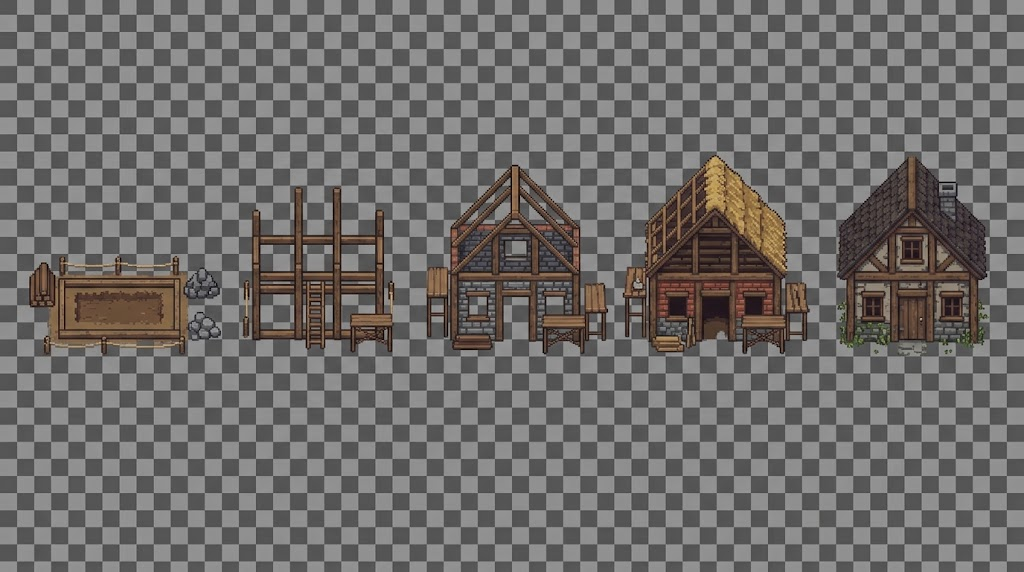
#> input picture imagens/casa-construcao.jpeg, 1024 x 572 px, found by its file name
$ python extract_casa.py
#> lines starting #> are read from the running program, lines starting #| are printed output that depends on the picture; after the words box and inside, x2 and y2 are one past the last pixel; in counts of white or black regions, pixels touching at a corner belong together
"""Recorta os 5 estágios da construção da casa (imagens/casa-construcao.jpeg).

Esta imagem não serve para o extract_pixelart.py: é pequena, não está alinhada a uma grade
de pixel exata, e as pedras cinzas da obra têm o mesmo tom do xadrez de fundo (a detecção
por faixa de cinza apagava as pedras). Aqui o xadrez é removido pela POSIÇÃO: ajusta-se a
grade dos quadrados, e em cada ponto só é fundo o cinza que bate com o tom esperado ali
(claro ou escuro), ligado à borda da imagem. A arte fica na resolução da imagem.

Saída: Assets/Resources/Buildings/casa_1.png .. casa_5.png (terreno marcado, andaime,
paredes, telhado em obra, casa pronta), todas com a mesma largura de tela e alinhadas pela
base, para trocar de estágio sem a construção "andar".

Uso:  python3 Tools/extract_casa.py
"""
import os
import numpy as np
from PIL import Image

SRC = "imagens/casa-construcao.jpeg"
OUT = "Assets/Resources/Buildings"
STAGES = 5
TOL = 16           # quanto o cinza pode fugir do tom esperado do quadrado


def checker_fit(a):
    """Acha tamanho e deslocamento dos quadrados do xadrez numa faixa só de fundo (topo)."""
    lum = a.mean(2)
    band = lum[:110]
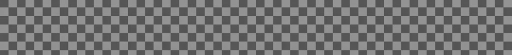
#> band: shape (110, 1024) float64 (shown at 1/2 size); min 68, max 160, mean 115.4
    lo, hi = np.percentile(band, 20), np.percentile(band, 80)
#> lo = 85; hi = 146
    best = None
    ys, xs = np.mgrid[0:band.shape[0], 0:band.shape[1]]
    for p in np.arange(16.6, 17.6, 0.04):
        for ox in np.arange(0, p, 1.0):
            for oy in np.arange(0, p, 1.0):
                par = (np.floor((xs + ox) / p) + np.floor((ys + oy) / p)) % 2
                err = np.abs(band - np.where(par == 0, lo, hi)).mean()
                if best is None or err < best[0]:
                    best = (err, p, ox, oy)
#> after the loop, best = (2.98, 17.08, 1, 3)
    return best[1], best[2], best[3], lo, hi


def background(a):
    p, ox, oy, lo, hi = checker_fit(a)
#> p = 17.08; ox = 1; oy = 3; lo = 85; hi = 146
    print(f"xadrez: quadrado {p:.2f}px, tons {lo:.0f}/{hi:.0f}")
#| xadrez: quadrado 17.08px, tons 85/146
    H, W, _ = a.shape
    lum = a.mean(2)
    neutral = (np.abs(a[:, :, 0] - a[:, :, 1]) < 12) & (np.abs(a[:, :, 1] - a[:, :, 2]) < 12)
#> neutral: shape (572, 1024) bool; 88.7% white; 37 black regions (25 under 20 px), largest, box (x1, y1, x2, y2) and area: (624, 155, 808, 352) 21529, (838, 156, 990, 350) 11837, (29, 256, 188, 352) 11652
    ys, xs = np.mgrid[0:H, 0:W]
    fx, fy = (xs + ox) / p, (ys + oy) / p
    expected = np.where((np.floor(fx) + np.floor(fy)) % 2 == 0, lo, hi)
#> expected: shape (572, 1024) float64; values 85 (black) and 146 (white), 50% white; 1 white region, box (x1, y1, x2, y2) and area: (0, 0, 1024, 572) 292864
    cand = neutral & (np.abs(lum - expected) < TOL)
#> cand: shape (572, 1024) bool; 79.8% white; 1092 black regions (1044 under 20 px), largest, box (x1, y1, x2, y2) and area: (0, 0, 1024, 572) 112628, (492, 544, 579, 546) 88, (957, 544, 1024, 546) 68
    # Na divisa entre dois quadrados o JPEG mistura os tons: aceita qualquer cinza intermediário.
    edge = (np.minimum(fx % 1, 1 - fx % 1) * p < 1.6) | (np.minimum(fy % 1, 1 - fy % 1) * p < 1.6)
#> edge: shape (572, 1024) bool; 33.7% white; 1 white region, box (x1, y1, x2, y2) and area: (0, 0, 1024, 572) 197550
    cand |= neutral & edge & (lum > lo - TOL) & (lum < hi + TOL)
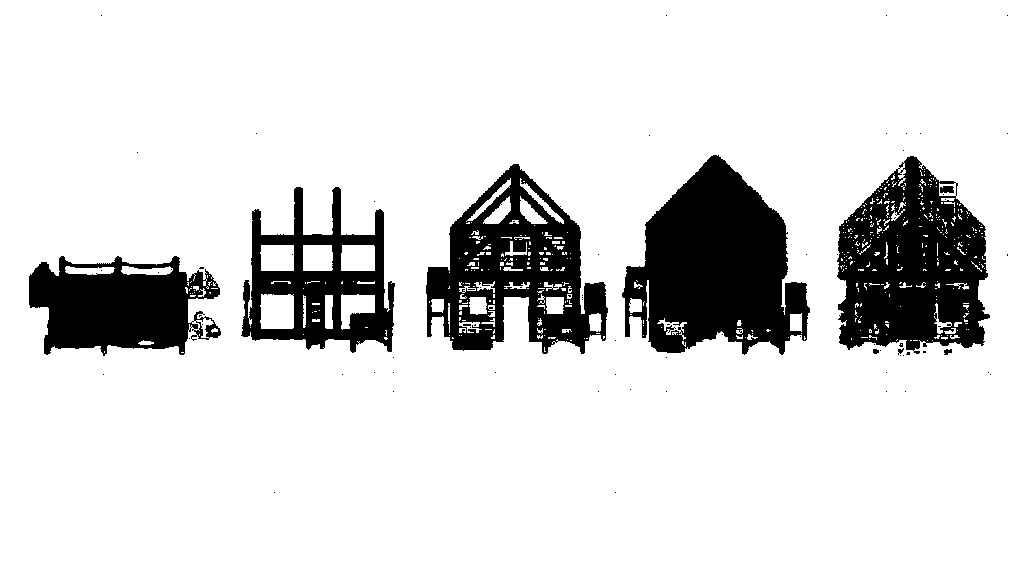
#> cand: shape (572, 1024) bool; 85.4% white; 82 black regions (73 under 20 px), largest, box (x1, y1, x2, y2) and area: (622, 155, 810, 355) 23578, (837, 156, 990, 354) 20316, (426, 164, 608, 354) 17144

    # Só é fundo o que se liga à borda: cinzas dentro do desenho ficam.
    bg = np.zeros((H, W), bool)
    stack = [(y, x) for y in range(H) for x in (0, W - 1) if cand[y, x]]
#> stack = 1144 pairs, first value 0 to 571, second value 0 to 1023
    stack += [(y, x) for x in range(W) for y in (0, H - 1) if cand[y, x]]
#> stack = 3192 pairs, first value 0 to 571, second value 0 to 1023
    for y, x in stack:
        bg[y, x] = True
#> this loop made 3192 passes
#> (y, x) on passes 1 to 3: (0, 0), (0, 1023), (1, 0)
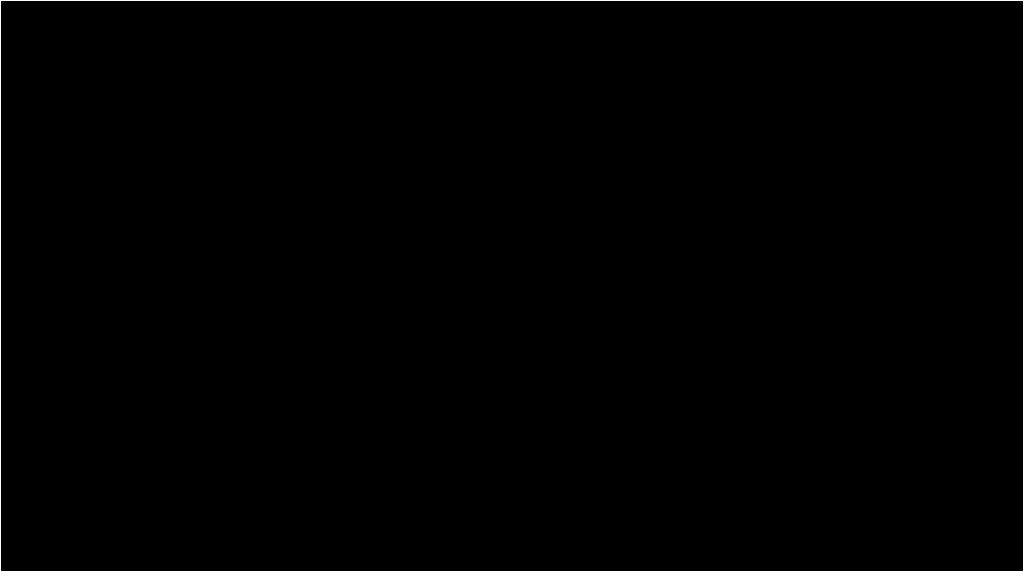
#> bg: shape (572, 1024) bool; 0.54% white in thin lines or dots
    while stack:
        y, x = stack.pop()
        for dy, dx in ((1, 0), (-1, 0), (0, 1), (0, -1)):
            ny, nx = y + dy, x + dx
            if 0 <= ny < H and 0 <= nx < W and cand[ny, nx] and not bg[ny, nx]:
                bg[ny, nx] = True
                stack.append((ny, nx))
#> this loop made 487434 passes
#> (y, x) on passes 1 to 3: (571, 1023), (0, 1023), (571, 1022)
#> bg: shape (572, 1024) bool; 83.2% white; 60 black regions (52 under 20 px), largest, box (x1, y1, x2, y2) and area: (622, 155, 810, 355) 24330, (837, 156, 990, 354) 22350, (426, 164, 608, 354) 21246
#> after the loop, stack = []

    # Áreas de fundo fechadas pelo desenho (dentro do andaime, janelas, entre pernas de
    # mesa) não se ligam à borda. Uma região cinza fechada vira fundo se quase toda bater
    # com o tom do xadrez naquela posição e for cinza puro (as pedras puxam para o azul).
    # A divisa entre quadrados (borrada pelo JPEG) também conta como acerto.
    strict = neutral & ((np.abs(lum - expected) < 12) | edge)
#> strict: shape (572, 1024) bool; 86.2% white; 113 black regions (74 under 20 px), largest, box (x1, y1, x2, y2) and area: (622, 155, 810, 355) 23036, (838, 156, 990, 355) 14920, (426, 164, 609, 354) 14815
    seen = bg.copy()
    for y0, x0 in zip(*np.where(cand & ~bg)):
        if seen[y0, x0]:
            continue
        comp, stack = [], [(y0, x0)]
        seen[y0, x0] = True
        while stack:
            y, x = stack.pop()
            comp.append((y, x))
            for dy, dx in ((1, 0), (-1, 0), (0, 1), (0, -1)):
                ny, nx = y + dy, x + dx
                if 0 <= ny < H and 0 <= nx < W and cand[ny, nx] and not seen[ny, nx]:
                    seen[ny, nx] = True
                    stack.append((ny, nx))
        cy, cx = np.array(comp).T
        if len(comp) < 12 or strict[cy, cx].mean() < 0.9:
            continue
        # Pedras e chaminé são de um cinza levemente azulado; o xadrez é cinza puro.
        if (a[cy, cx, 2] - a[cy, cx, 0]).mean() >= 1.0:
            continue
        core = ~edge[cy, cx]
        if core.sum() == 0:
            continue
        l, e = lum[cy, cx][core], expected[cy, cx][core]
        dark = np.mean(e == lo)
        off = np.abs(l - e).mean()
        mixed = len(comp) >= 40 and 0.1 < dark < 0.9 and off < 9   # pega os dois tons do xadrez
        flat = l.std() < 5 and off < 6                 # buraco de um quadrado só (janela)
        if mixed or flat:
            bg[cy, cx] = True
#> this loop made 12740 passes
#> (y0, x0) on passes 1, 3, 4: (163, 904), (164, 903), (164, 904)
#> bg: shape (572, 1024) bool; 84.7% white; 66 black regions (58 under 20 px), largest, box (x1, y1, x2, y2) and area: (622, 155, 810, 355) 23929, (837, 156, 990, 354) 22316, (426, 164, 608, 354) 18713

    # Auréola: pixel de borda cinza-médio (mistura da arte com o fundo) também sai.
    for _ in range(2):
        near = np.zeros_like(bg)
        near[1:] |= bg[:-1]; near[:-1] |= bg[1:]; near[:, 1:] |= bg[:, :-1]; near[:, :-1] |= bg[:, 1:]
        halo = ~bg & near & neutral & (lum > lo - 10) & (lum < hi + 10)
        bg |= halo
#> near: shape (572, 1024) bool; 86% white; 8 black regions (3 under 20 px), largest, box (x1, y1, x2, y2) and area: (624, 156, 809, 353) 22690, (838, 157, 989, 349) 21413, (427, 165, 607, 353) 16590, (30, 257, 220, 354) 12054, (244, 188, 394, 352) 9503
    return bg


def drop_specks(fg, min_size=25):
    """Tira grupinhos soltos de pixels (ruído do JPEG no meio do fundo)."""
#> called with min_size = 25
    H, W = fg.shape
    seen = np.zeros_like(fg)
    out = fg.copy()
#> out: shape (572, 1024) bool; 15.1% white; 65 white regions (59 under 20 px), largest, box (x1, y1, x2, y2) and area: (623, 155, 810, 354) 23728, (837, 156, 990, 350) 22084, (426, 164, 608, 354) 18210, (29, 256, 221, 356) 12992, (243, 187, 395, 353) 11239, (944, 350, 952, 354) 23
    for y, x in zip(*np.where(fg)):
        if seen[y, x]:
            continue
        comp, stack = [], [(y, x)]
        seen[y, x] = True
        while stack:
            cy, cx = stack.pop()
            comp.append((cy, cx))
            for dy in (-1, 0, 1):
                for dx in (-1, 0, 1):
                    ny, nx = cy + dy, cx + dx
                    if 0 <= ny < H and 0 <= nx < W and fg[ny, nx] and not seen[ny, nx]:
                        seen[ny, nx] = True
                        stack.append((ny, nx))
        if len(comp) < min_size:
            for cy, cx in comp:
                out[cy, cx] = False
#> this loop made 88374 passes
#> (y, x) on passes 1 to 3: (15, 101), (15, 666), (15, 886)
#> out: shape (572, 1024) bool; 15.1% white; 5 white regions, box (x1, y1, x2, y2) and area: (623, 155, 810, 354) 23728, (837, 156, 990, 350) 22084, (426, 164, 608, 354) 18210, (29, 256, 221, 356) 12992, (243, 187, 395, 353) 11239
    return out


def groups(fg):
    """Colunas com desenho, separadas por colunas vazias. Pedaços pequenos (pedras, toras
    soltas) juntam-se ao grupo grande mais próximo."""
    filled = fg.sum(0) > 1
    spans, start = [], None
    for x, f in enumerate(filled):
        if f and start is None:
            start = x
        elif not f and start is not None:
            spans.append([start, x - 1]); start = None
#> this loop made 1024 passes
#> f on passes 1 to 8: False, False, False, False, False, False, False, False
#> after the loop, spans = [[29, 220], [243, 393], [426, 607], [623, 809], [837, 989]]
    if start is not None:
        spans.append([start, len(filled) - 1])
    big = sorted(spans, key=lambda s: -fg[:, s[0]:s[1] + 1].sum())[:STAGES]
#> big = [[623, 809], [837, 989], [426, 607], [29, 220], [243, 393]]
    big = sorted(big)
#> big has the same summary as spans
    for s in spans:
        if s in big:
            continue
        mid = (s[0] + s[1]) / 2
        g = min(big, key=lambda b: abs((b[0] + b[1]) / 2 - mid))
        g[0], g[1] = min(g[0], s[0]), max(g[1], s[1])
#> this loop made 5 passes
    return sorted(big)


def main():
    a = np.array(Image.open(SRC).convert("RGB")).astype(float)
    bg = background(a)
    fg = drop_specks(~bg)
    spans = groups(fg)
    print(f"estágios encontrados: {len(spans)}")
#| estágios encontrados: 5

    crops = []
    for x0, x1 in spans:
        sub = fg[:, x0:x1 + 1]
        rows = np.where(sub.sum(1) > 0)[0]
        crops.append((x0, x1, rows.min(), rows.max()))
#> this loop made 5 passes
#> pass 1, in main, `sub = fg[:, x0:x1 + 1]`:
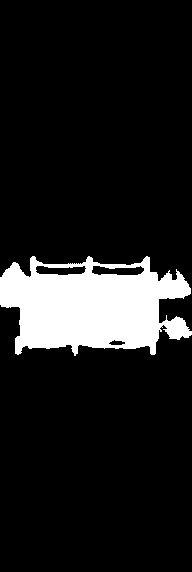
#> sub: shape (572, 192) bool; 11.8% white; 1 white region, box (x1, y1, x2, y2) and area: (0, 256, 192, 356) 12992
#> after the loop, crops = [(29, 220, 256, 355), (243, 393, 187, 352), (426, 607, 164, 353), (623, 809, 155, 353), (837, 989, 156, 349)]

    # Mesma largura e mesma base para todos: troca de estágio sem deslocar.
    width = max(x1 - x0 + 1 for x0, x1, _, _ in crops)
#> width = 192
    height = max(y1 - y0 + 1 for _, _, y0, y1 in crops)
#> height = 199
    os.makedirs(OUT, exist_ok=True)
    for i, (x0, x1, y0, y1) in enumerate(crops, 1):
        img = np.zeros((height, width, 4), np.uint8)
        rgb = a[y0:y1 + 1, x0:x1 + 1].astype(np.uint8)
        alpha = np.where(fg[y0:y1 + 1, x0:x1 + 1], 255, 0).astype(np.uint8)
        h, w = rgb.shape[:2]
        ox = (width - w) // 2
        img[height - h:, ox:ox + w, :3] = rgb
        img[height - h:, ox:ox + w, 3] = alpha
        path = os.path.join(OUT, f"casa_{i}.png")
        Image.fromarray(img, "RGBA").save(path)
        print(f"  {path}: {w}x{h} (tela {width}x{height})")
#> this loop made 5 passes
#> (x0, x1, y0, y1, h, w, ox) on passes 1 to 5: (29, 220, 256, 355, 100, 192, 0), (243, 393, 187, 352, 166, 151, 20), (426, 607, 164, 353, 190, 182, 5), (623, 809, 155, 353, 199, 187, 2), (837, 989, 156, 349, 194, 153, 19)
#> (printed output is left out)
#> pass 1, in main, `alpha = np.where(fg[y0:y1 + 1, x0:x1 + 1], 255, 0).astype(np.uint8)`:
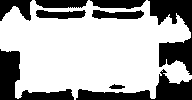
#> alpha: shape (100, 192); 67.7% white; 9 black regions, largest, box (x1, y1, x2, y2) and area: (148, 0, 192, 75) 1646, (76, 69, 192, 100) 1329, (0, 49, 74, 100) 1320
#> pass 1, in main, `Image.fromarray(img, "RGBA").save(path)`:
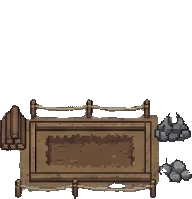
#> saved as casa_1.png: PIL image 192x199 RGBA; mean R, G, B, A 53.8, 46.4, 40.5, 86.7; transparent parts drawn white
#> after the loop:
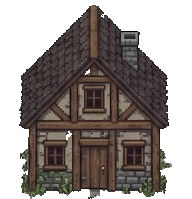
#> img: shape (199, 192, 4); mean R, G, B, A 67.4, 60.5, 57, 147.4; transparent parts drawn white


if __name__ == "__main__":
    main()
